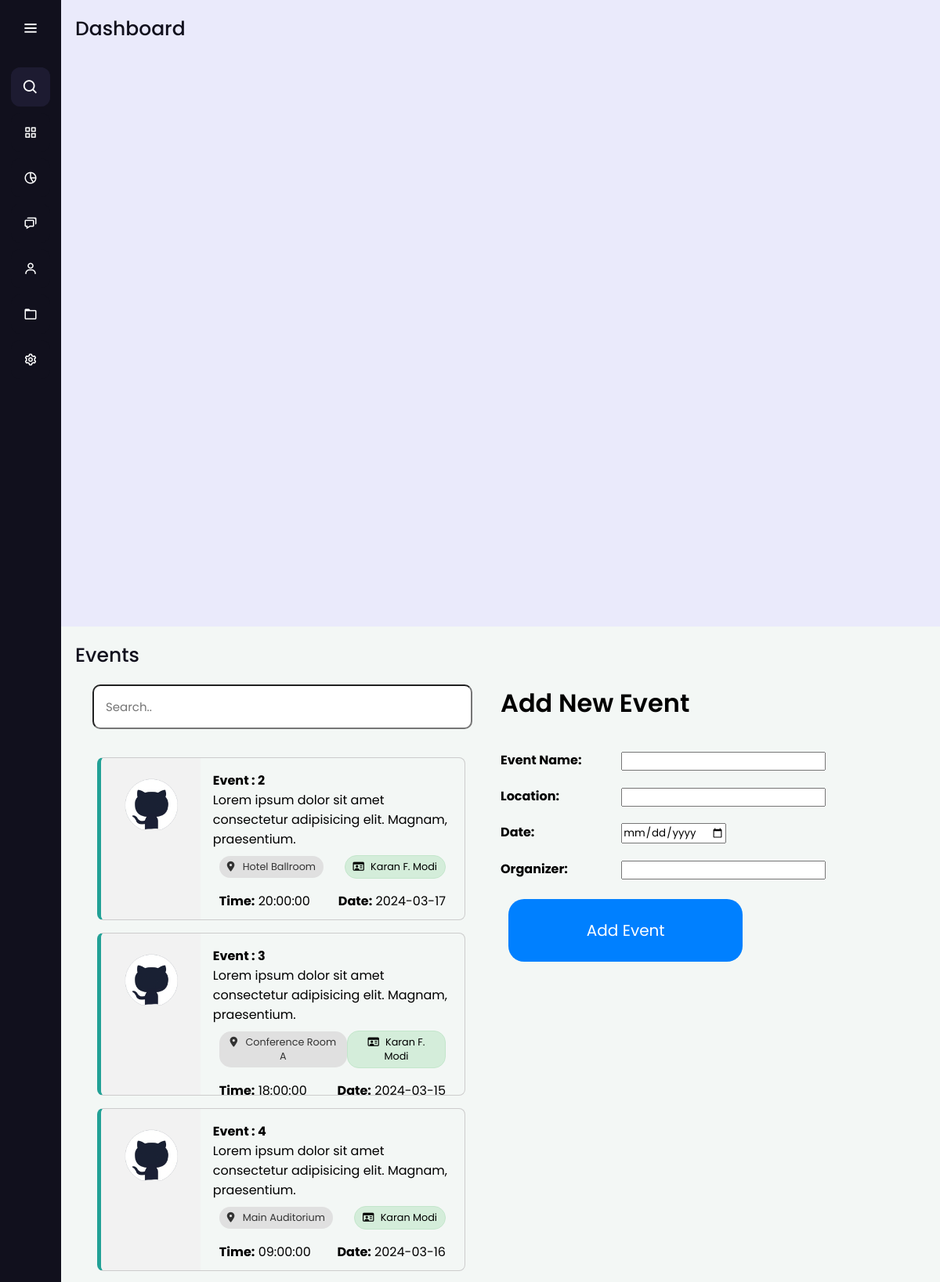
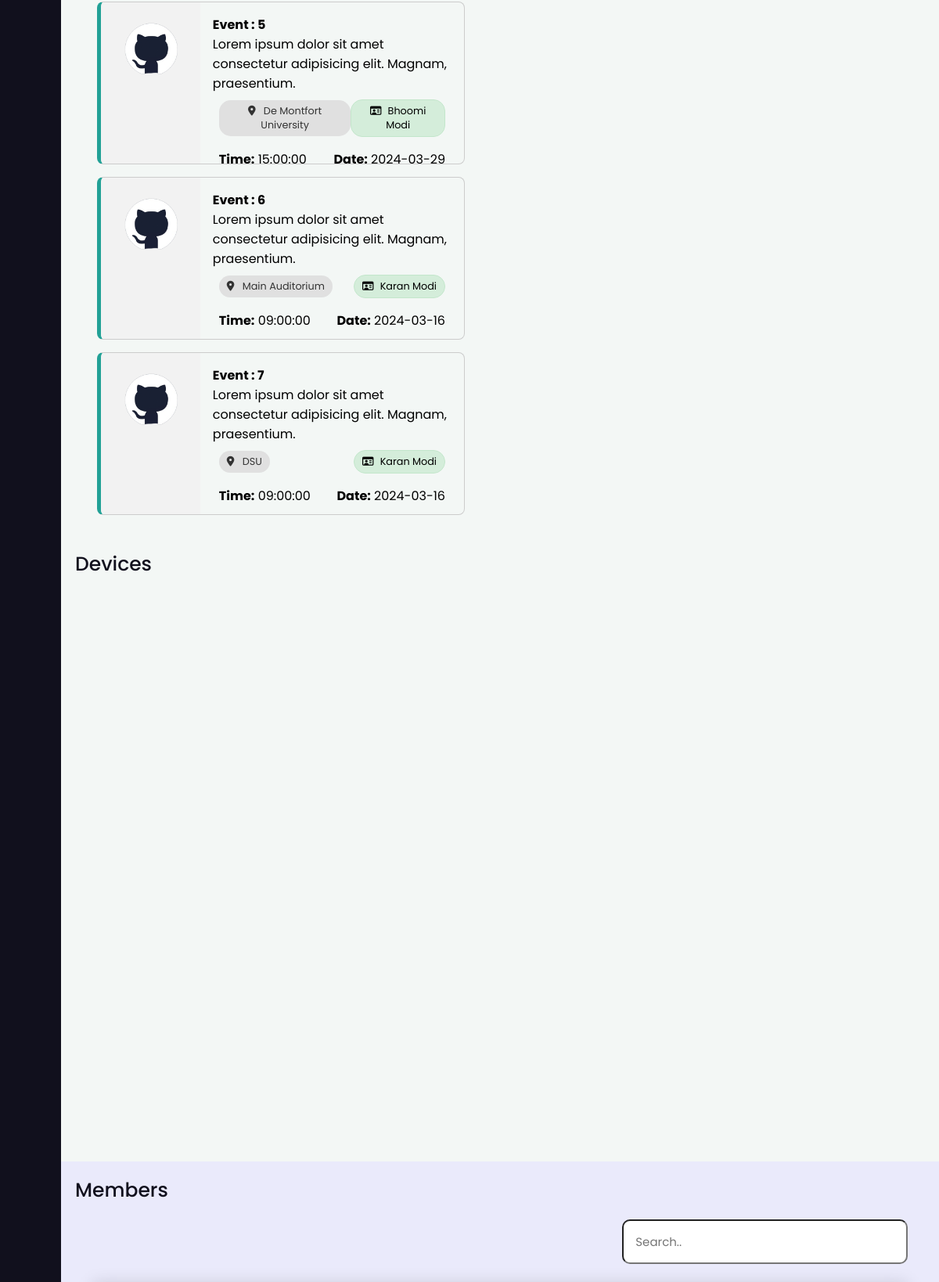
The page /View/Home.php (signed in, upper part) on the database its author committed (2 pictures, top to bottom).
### tables this page shows
CREATE TABLE `events` (
  `EventID` int(11) NOT NULL,
  `OrganizerID` int(11) DEFAULT NULL,
  `DeviceID` int(11) DEFAULT NULL,
  `EventDate` date DEFAULT NULL,
  `EventTime` time DEFAULT NULL,
  `EventDescription` varchar(255) DEFAULT NULL,
  `EventLocation` varchar(255) DEFAULT NULL
);

CREATE TABLE `member` (
  `MemberID` int(11) NOT NULL,
  `Name` varchar(50) DEFAULT NULL,
  `Email` varchar(100) DEFAULT NULL,
  `Password` varchar(20) DEFAULT NULL,
  `UserType` varchar(20) DEFAULT NULL
);

### View/Home.php (the view, shortened to what this page needs)
<?php
require_once ("../Model/Configurations/db.php");
$FetchAllEvents = "SELECT e.EventID, e.EventDate, e.EventTime, e.EventLocation, m.Name, d.DeviceName, d.Description
FROM Events e
JOIN Member m ON e.OrganizerID = m.MemberID
JOIN Devices d ON e.DeviceID = d.DeviceID;";
$resultofFE = mysqli_query($con, $FetchAllEvents);
?>
<!DOCTYPE html>
<html lang="en">
<head>
  <link rel="stylesheet" href="CSS/Admin/Home.css">
  <link rel="stylesheet" href="CSS/Admin/Dashboard.css">
  <link rel="stylesheet" href="CSS/Admin/Member.css">
  <link rel="stylesheet" href="CSS/Admin/Events.css">
  <link rel="stylesheet" href="CSS/Admin/Settings.css">
  <link href='https://unpkg.com/boxicons@2.0.7/css/boxicons.min.css' rel='stylesheet'>
  <link rel="stylesheet" href="https://cdnjs.cloudflare.com/ajax/libs/font-awesome/6.4.0/css/all.min.css"
 />
</head>
<body>
  <div class="sidebar">
    <div class="logo-details">
      <i class='bx bx-menu' id="btn"></i>
    </div>
    <ul class="nav-list">
      <li>
        <i class='bx bx-search'></i>
      </li>
      <li>
        <a href="#Dashboard" onclick="showSection('Dashboard-section', this); ">
          <i class='bx bx-grid-alt'></i>
        </a>
      </li>
      <li>
        <a href="#Events" onclick="showSection('Events-section', this);">
          <i class='bx bx-pie-chart-alt-2'></i>
        </a>
      </li>
      <li>
        <a href="#Devices" onclick="showSection('Devices-section', this);">
          <i class='bx bx-chat'></i>
        </a>
      </li>
      <li>
        <a href="#Members" onclick="showSection('Members-section' , this);">
          <i class='bx bx-user'></i>
        </a>
      </li>
      <li>
        <a href="#Reviews" onclick="showSection('Review-section' , this);">
          <i class='bx bx-folder'></i>
        </a>
      </li>
      <li>
        <a href="#Settings" onclick="showSection('Settings-section' , this);">
          <i class='bx bx-cog'></i>
        </a>
      </li>
    </ul>
  </div>
  <section class="Dashboard-section sections">
    <div class="Header_text">Dashboard</div>
  </section>
  <section class="Events-section sections">
    <div class="Header_text">Events</div>
    <div class="Body-Content">
      <div class="LHS-content">
        <div class="search">
          <input type="text" id="searchstringForEvents" name="search" placeholder="Search.." oninput="filterEvents()">
        </div>
        <div class="tile-container">
          <?php
          while ($row = mysqli_fetch_assoc($resultofFE)) {
            ?>
            <div class="tile" data-event-id="<?php echo $row['EventID']; ?>">
              <div class="tile-header">
                <img src="../Assets/Website Images/Github Logo PNG.png" alt="Event Name" class="tile-image">
              </div>
              <div class="tile-body">
                <strong>Event :
                  <?php echo $row['EventID'] ?>
                </strong>
                <span class="Event-Desc">Lorem ipsum dolor sit amet consectetur adipisicing elit. Magnam,
                  praesentium.</span>
                <div class="tile-footer">
                  <span class="Location"><i class="fa-solid fa-location-dot"></i> &nbsp
                    <?php echo $row['EventLocation']; ?>
                  </span>
                  <span class="Organizer"><b><i class="fa-regular fa-id-card"></i> &nbsp </b>
                    <?php echo $row['Name']; ?>
                  </span>
                </div>
                <div class="tile-footer">
                  <span><b>Time:</b>
                    <?php echo $row['EventTime'] ?> <br>
                  </span>
                  <span><b>Date:</b>
                    <?php echo $row['EventDate'] ?> <br>
                  </span>
                </div>
              </div>
            </div>
          <?php } ?>
        </div>
      </div>
      <div class="RHS-Content">
        <form class="form-container" action="../Controller/Admin/Events/AddEvent.php" method="post">
          <h2>Add New Event</h2>
          <div class="event-name">
            <label for="event-name">Event Name:</label>
            <input type="text" id="event-Id" name="event_name" required>
          </div>
          <div class="event-location">
            <label for="event-location"> Location:</label>
            <input type="text" id="event-location" name="event_location" required>
          </div>
          <div class="event-date">
            <label for="event-date">Date:</label>
            <input type="date" id="event-date" name="event_date" required>
          </div>
          <div class="event-organizer">
            <label for="event-organizer">Organizer:</label>
            <input type="text" id="event-organizer" name="event_organizer" required>
          </div>
          <div class="submit">
            <input type="submit" value="Add Event" id="btnAddEvent">
          </div>
        </form>
      </div>
    </div>
  </section>
  <section class="Devices-section sections">
    <div class="Header_text">Devices</div>
  </section>
  <section class="Members-section sections">
    <div class="Header_text">Members</div>
    <div class="Body_content">
      <div class="search">
        <input type="text" id="searchstring" name="search" placeholder="Search.." oninput="filterSearch()">
      </div>
    </div>
  </section>
</body>
</html>

### View/CSS/Admin/Home.css (style rules this page uses)
* { margin: 0; padding: 0; box-sizing: border-box; font-family: "Poppins" , sans-serif; }
.sidebar { position: fixed; left: 0; top: 0; height: 100%; width: 78px; background: #11101D; padding: 6px 14px; z-index: 99; transition: all 0.5s ease; }
.sidebar .logo-details { height: 60px; display: flex; align-items: center; position: relative; }
.sidebar .logo-details #btn { position: absolute; top: 50%; right: 0; transform: translateY(-50%); font-size: 22px; transition: all 0.4s ease; font-size: 23px; text-align: center; cursor: pointer; transition: all 0.5s ease; }
.sidebar i { color: #fff; height: 60px; min-width: 50px; font-size: 28px; text-align: center; line-height: 60px; }
.sidebar .nav-list { margin-top: 20px; height: 100%; }
.sidebar li { position: relative; margin: 8px 0; list-style: none; }
.sidebar .bx-search { position: absolute; top: 50%; left: 0; transform: translateY(-50%); font-size: 22px; background: #1d1b31; color: #FFF; }
.sidebar li a { display: flex; height: 100%; width: 100%; border-radius: 12px; align-items: center; text-decoration: none; transition: all 0.4s ease; background: #11101D; }
.sidebar li i { height: 50px; line-height: 50px; font-size: 18px; border-radius: 12px; }
.sections { position: relative; background: #f3f7f5; min-height: 100vh; min-width: 320px; top: 0; left: 78px; width: calc(100% - 78px); transition: all 0.5s ease; z-index: 2; }
.sections .Header_text { display: inline-block; color: #11101d; font-size: 25px; font-weight: 500; margin: 18px }

### View/CSS/Admin/Dashboard.css (style rules this page uses)
.Dashboard-section { background-color: #eaeafb; }

### View/CSS/Admin/Member.css (style rules this page uses)
.Members-section { background-color: #eaeafb; }
.Members-section .Body_content { margin: 0px 40px 40px 40px; border-radius: 50%; }
#searchstring { width: 35%; padding: 15px; margin-bottom: 25px; border-radius: 10px; font-size: 15px; float: right; }
h2 { font-weight: 600; font-size: 2rem; padding-bottom: 1rem; }
.form-container { display: flex; flex-wrap: wrap; gap: 20px; }
.submit { height: 100%; text-align: center; }
.submit input { font-size: 20px; cursor: pointer; background-color: rgb(0, 128, 255); border: none; padding: 25% 100%; color: white; border-radius: 20px; width:max-content; margin-top: 5%; margin-left: 10%; }

### View/CSS/Admin/Events.css (style rules this page uses)
.Events-section { background-color: #f3f7f5; }
.Events-section .Body-Content { margin: 0px 40px 0px 40px; border-radius: 50%; display: grid; grid-template-columns: 1fr 1fr; grid-template-rows: auto; }
.LHS-content { display: flex; flex-direction: column; }
.RHS-Content form { display: flex; flex-direction: column; position: fixed; }
.RHS-Content form .submit { width: fit-content; }
#searchstringForEvents { width: 93%; padding: 15px; margin-bottom: 10px; border-radius: 10px; font-size: 15px; float: left; }
.tile-container { display: flex; flex-direction: row; flex-wrap: wrap; gap: 16px; justify-content: flex-start; padding: 16px; margin: 10px 30px 10px -10px ; }
.tile { display: flex; justify-content: flex-start; border: 1px solid #ccc; border-radius: 8px; overflow: hidden; cursor: pointer; width: fit-content; height: 13rem; border-left: 5px solid #22a196; position: relative; transition: border 0.3s ease; }
.tile::after { content: ''; position: absolute; top: 50%; right: -10px; width: 0; height: 0; border-top: 10px solid transparent; border-bottom: 10px solid transparent; border-left: 10px solid #22a196; transform: translateY(-50%); transition: right 0.1s ease; }
.tile-header { background-color: #f2f2f2; padding: 8px; align-items: center; position: relative; width: 30%; }
.tile-header img { width: 100%; height: auto; max-width: 100%; }
.tile-body { padding: 16px; width: 80%; display: flex; flex-direction: column; justify-content: space-between; }
.tile-footer { padding: 8px; text-align: center; display: flex; justify-content: space-between; align-items: center; }
.Location { background-color: #e0e0e0; color: #333; border-radius: 15px; padding: 5px 10px; font-size: 0.8em; }
.Organizer { background-color: #d4edda; border: 1px solid #c3e6cb; border-radius: 15px; padding: 5px 10px; font-size: 0.8em; }
.tile-container { overflow-y: auto; overflow-x: hidden; padding-right: 15px; }
.tile-container { -ms-overflow-style: none; scrollbar-width: none; }

### View/CSS/Admin/Settings.css (style rules this page uses)
.Header_text { font-size: 24px; font-weight: bold; margin-bottom: 15px; }
label { display: inline-block; width: 150px; font-weight: bold; }

### rows shown on the page
events: EventID "2", EventLocation "Hotel Ballroom", OrganizerID.Name "Karan F. Modi", EventTime "20:00:00", EventDate "2024-03-17"
events: EventID "3", EventLocation "Conference Room A", OrganizerID.Name "Karan F. Modi", EventTime "18:00:00", EventDate "2024-03-15"
events: EventID "4", EventLocation "Main Auditorium", OrganizerID.Name "Karan Modi", EventTime "09:00:00", EventDate "2024-03-16"
events: EventID "5", EventLocation "De Montfort University", OrganizerID.Name "Bhoomi Modi", EventTime "15:00:00", EventDate "2024-03-29"
events: EventID "6", EventLocation "Main Auditorium", OrganizerID.Name "Karan Modi", EventTime "09:00:00", EventDate "2024-03-16"
events: EventID "7", EventLocation "DSU", OrganizerID.Name "Karan Modi", EventTime "09:00:00", EventDate "2024-03-16"
